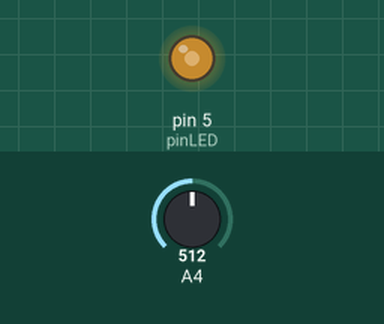
Simulated run of this sketch. Board: Arduino Mega 2560, built with avr-gcc and run on an emulated ATmega2560. On the bench: output pins drawn as LEDs (lit = HIGH). The inputs (shaded band) are chosen by the test bench; at power-on: A4 = 512.

Above: at 1.2 s.
1.3 s: A4 set to 716
At 1.6 s:
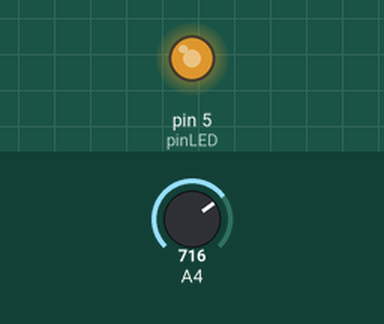
2.8 s: A4 set to 900
At 4.0 s:
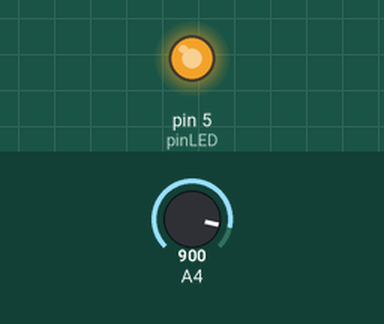
4.3 s: A4 set to 122
At 5.1 s:
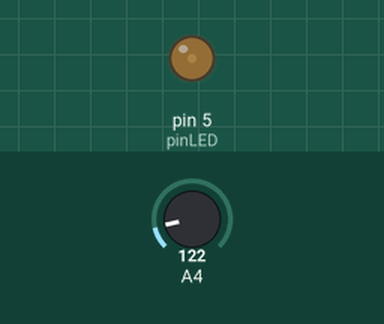
5.8 s: A4 set to 0
At 6.3 s:
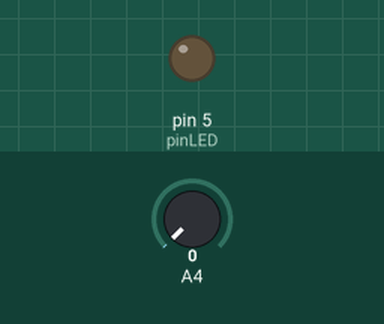
Timing chart, 0 to 8.3 s (numbered marks = the images above; inputs shaded):
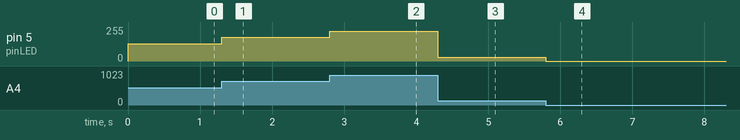

The sketch:

CH_76_02.ino
```cpp
int pinLED = 5;         // PE5, PWM 출력 가능 핀
int vrPin = 52;         // PF7, 아날로그입력 가능 핀

void setup() {
}

void loop() {
  int vrValue = analogRead(vrPin);  // 10비트 아날로그 값 읽기
  int PWMvalue = vrValue >> 2;    // 8비트 PWM 값 만들기

  analogWrite(pinLED, PWMvalue);  // PWM 신호 출력
}
```

Measured:
- after the input at 1.3 s, pin 5 (pinLED): 128/255 → 179/255 at once
- after the input at 2.8 s, pin 5 (pinLED): 179/255 → 225/255 at once
- after the input at 4.3 s, pin 5 (pinLED): 225/255 → 30/255 at once
- after the input at 5.8 s, pin 5 (pinLED): 30/255 → 0/255 at once
